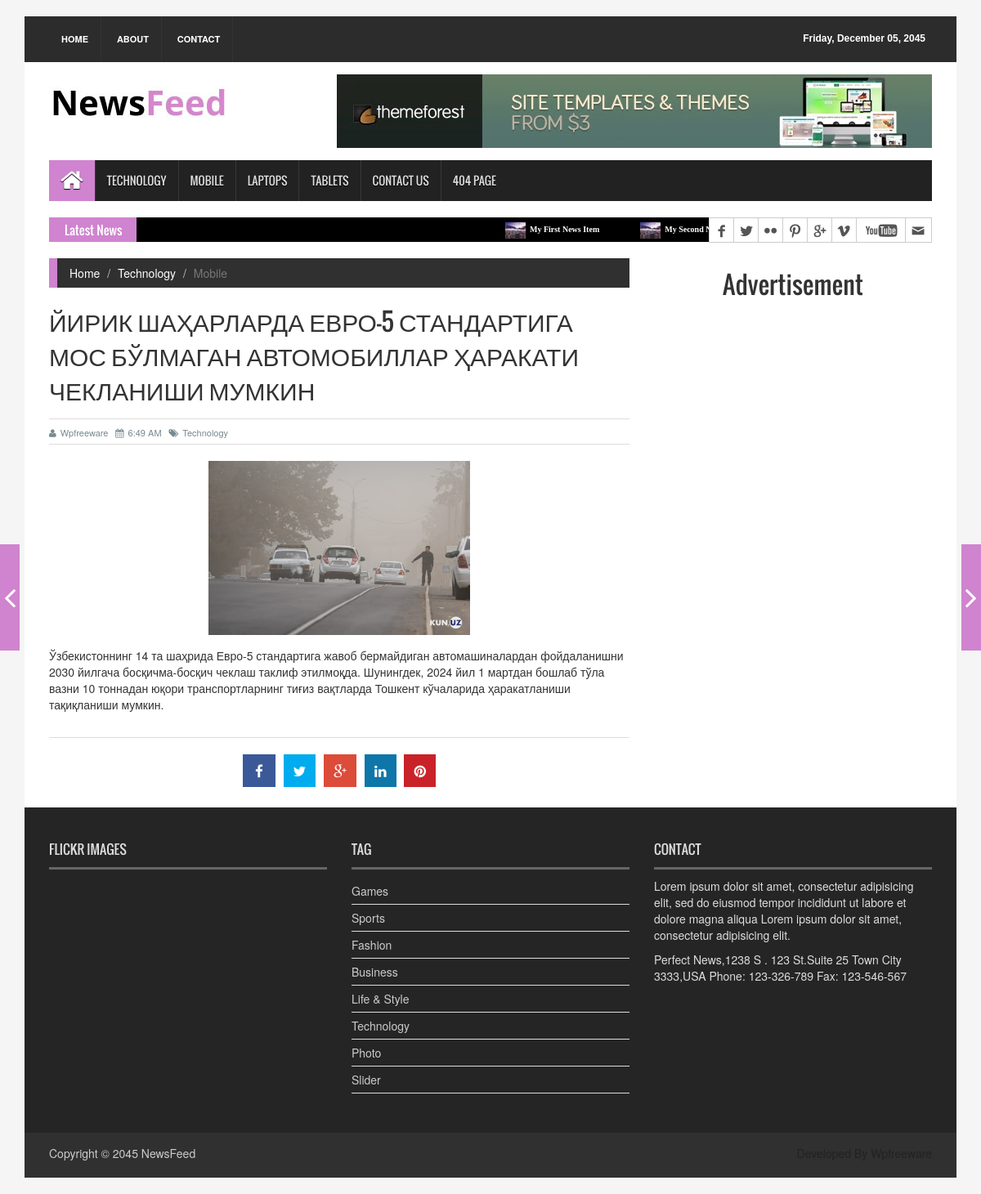
The page /new/1/ on the database its author committed.
### news/models.py (models this page shows, shortened)
class AbstractBaseModel(models.Model):
    created_at = models.DateTimeField(auto_now_add=True)
    updated_at = models.DateTimeField(auto_now=True)
    class Meta:
        abstract = True

class New(AbstractBaseModel):
    title = models.CharField(max_length=100)
    body = models.TextField()
    img = models.ImageField(upload_to='news/')

### news/views.py (the view)
# urls.py: path('new/<int:new_id>/', single_page, name='single_page'),
def single_page(request, new_id):
    new = get_object_or_404(New, pk=new_id)
    return render(request, 'news/single_page.html', {"new": new})

### templates/news/single_page.html (shortened to what this page needs)
{% load static %}
<!DOCTYPE html>
<html>
<head>
<link rel="stylesheet" type="text/css" href="{% static 'news/assets/css/bootstrap.min.css'%}">
<link rel="stylesheet" type="text/css" href="{% static 'news/assets/css/font-awesome.min.css' %}">
<link rel="stylesheet" type="text/css" href="{% static 'news/assets/css/animate.css' %}">
<link rel="stylesheet" type="text/css" href="{% static 'news/assets/css/font.css' %}">
<link rel="stylesheet" type="text/css" href="{% static 'news/assets/css/li-scroller.css' %}">
<link rel="stylesheet" type="text/css" href="{% static 'news/assets/css/slick.css' %}">
<link rel="stylesheet" type="text/css" href="{% static 'news/assets/css/jquery.fancybox.css' %}">
<link rel="stylesheet" type="text/css" href="{% static 'news/assets/css/theme.css' %}">
<link rel="stylesheet" type="text/css" href="{% static 'news/assets/css/style.css' %}">
</head>
<body>
<div class="container">
  <header id="header">
    <div class="row">
      <div class="col-lg-12 col-md-12 col-sm-12">
        <div class="header_top">
          <div class="header_top_left">
            <ul class="top_nav">
              <li><a href="{% url 'news:home_page' %}">Home</a></li>
              <li><a href="#">About</a></li>
              <li><a href="{% url 'news:contact_page' %}">Contact</a></li>
            </ul>
          </div>
          <div class="header_top_right">
            <p>Friday, December 05, 2045</p>
          </div>
        </div>
      </div>
      <div class="col-lg-12 col-md-12 col-sm-12">
        <div class="header_bottom">
          <div class="logo_area"><a href="{% url 'news:home_page' %}" class="logo"><img src="{% static 'news/images/logo.jpg' %}" alt=""></a></div>
          <div class="add_banner"><a href="#"><img src="{% static 'news/images/addbanner_728x90_V1.jpg' %}" alt=""></a></div>
        </div>
      </div>
    </div>
  </header>
  <section id="navArea">
    <nav class="navbar navbar-inverse" role="navigation">
      <div id="navbar" class="navbar-collapse collapse">
        <ul class="nav navbar-nav main_nav">
          <li class="active"><a href="{% url 'news:home_page' %}"><span class="fa fa-home desktop-home"></span><span class="mobile-show">Home</span></a></li>
          <li><a href="#">Technology</a></li>
          <li class="dropdown"> <a href="#" class="dropdown-toggle" data-toggle="dropdown" role="button" aria-expanded="false">Mobile</a>
          </li>
          <li><a href="#">Laptops</a></li>
          <li><a href="#">Tablets</a></li>
          <li><a href="{% url 'news:contact_page' %}">Contact Us</a></li>
          <li><a href="{% url 'news:404_page' %}">404 Page</a></li>
        </ul>
      </div>
    </nav>
  </section>
  <section id="newsSection">
    <div class="row">
      <div class="col-lg-12 col-md-12">
        <div class="latest_newsarea"> <span>Latest News</span>
          <ul id="ticker01" class="news_sticker">
            <li><a href="#"><img src="{% static 'news/images/news_thumbnail3.jpg' %}" alt="">My First News Item</a></li>
            <li><a href="#"><img src="{% static 'news/images/news_thumbnail3.jpg' %}" alt="">My Second News Item</a></li>
            <li><a href="#"><img src="{% static 'news/images/news_thumbnail3.jpg' %}" alt="">My Third News Item</a></li>
            <li><a href="#"><img src="{% static 'news/images/news_thumbnail3.jpg' %}" alt="">My Four News Item</a></li>
          </ul>
          <div class="social_area">
            <ul class="social_nav">
              <li class="facebook"><a href="#"></a></li>
              <li class="twitter"><a href="#"></a></li>
              <li class="flickr"><a href="#"></a></li>
              <li class="pinterest"><a href="#"></a></li>
              <li class="googleplus"><a href="#"></a></li>
              <li class="vimeo"><a href="#"></a></li>
              <li class="youtube"><a href="#"></a></li>
              <li class="mail"><a href="#"></a></li>
            </ul>
          </div>
        </div>
      </div>
    </div>
  </section>
  <section id="contentSection">
    <div class="row">
      <div class="col-lg-8 col-md-8 col-sm-8">
        <div class="left_content">
          <div class="single_page">
            <ol class="breadcrumb">
              <li><a href="{% url 'news:home_page' %}">Home</a></li>
              <li><a href="#">Technology</a></li>
              <li class="active">Mobile</li>
            </ol>
            <h1>{{ new.title }}</h1>
            <div class="post_commentbox"> <a href="#"><i class="fa fa-user"></i>Wpfreeware</a> <span><i class="fa fa-calendar"></i>6:49 AM</span> <a href="#"><i class="fa fa-tags"></i>Technology</a> </div>
            <div class="single_page_content"> <img class="img-center" src="{{ new.img.url }}" alt="">
              <p>{{ new.body }}</p>
            </div>
            <div class="social_link">
              <ul class="sociallink_nav">
                <li><a href="#"><i class="fa fa-facebook"></i></a></li>
                <li><a href="#"><i class="fa fa-twitter"></i></a></li>
                <li><a href="#"><i class="fa fa-google-plus"></i></a></li>
                <li><a href="#"><i class="fa fa-linkedin"></i></a></li>
                <li><a href="#"><i class="fa fa-pinterest"></i></a></li>
              </ul>
            </div>
          </div>
        </div>
      </div>
      <nav class="nav-slit"> <a class="prev" href="#"> <span class="icon-wrap"><i class="fa fa-angle-left"></i></span>
        </a> <a class="next" href="#"> <span class="icon-wrap"><i class="fa fa-angle-right"></i></span>
        </a> </nav>
      <div class="col-lg-4 col-md-4 col-sm-4">
          {% include 'news/advretertise.html' %}
      </div>
    </div>
  </section>
  <footer id="footer">
    <div class="footer_top">
      <div class="row">
        <div class="col-lg-4 col-md-4 col-sm-4">
          <div class="footer_widget wow fadeInLeftBig">
            <h2>Flickr Images</h2>
          </div>
        </div>
        <div class="col-lg-4 col-md-4 col-sm-4">
          <div class="footer_widget wow fadeInDown">
            <h2>Tag</h2>
            <ul class="tag_nav">
              <li><a href="#">Games</a></li>
              <li><a href="#">Sports</a></li>
              <li><a href="#">Fashion</a></li>
              <li><a href="#">Business</a></li>
              <li><a href="#">Life &amp; Style</a></li>
              <li><a href="#">Technology</a></li>
              <li><a href="#">Photo</a></li>
              <li><a href="#">Slider</a></li>
            </ul>
          </div>
        </div>
        <div class="col-lg-4 col-md-4 col-sm-4">
          <div class="footer_widget wow fadeInRightBig">
            <h2>Contact</h2>
            <p>Lorem ipsum dolor sit amet, consectetur adipisicing elit, sed do eiusmod tempor incididunt ut labore et dolore magna aliqua Lorem ipsum dolor sit amet, consectetur adipisicing elit.</p>
            <address>
            Perfect News,1238 S . 123 St.Suite 25 Town City 3333,USA Phone: 123-326-789 Fax: 123-546-567
            </address>
          </div>
        </div>
      </div>
    </div>
    <div class="footer_bottom">
      <p class="copyright">Copyright &copy; 2045 <a href="{% url 'news:home_page' %}">NewsFeed</a></p>
      <p class="developer">Developed By Wpfreeware</p>
    </div>
  </footer>
</div>
</body>
</html>

### news/static/news/assets/css/li-scroller.css (style rules this page uses)
ul.newsticker { position:relative; left:750px; font:bold 10px Verdana; list-style-type:none; margin:0; padding:0 }
ul.newsticker li { float:left; margin:0; padding:0 }
ul.newsticker a { white-space:nowrap; padding:0; color:#fff; margin:0 50px 0 0 }
ul.newsticker a > img { height:20px; margin-right:5px; width:25px }

### news/static/news/assets/css/theme.css (style rules this page uses)
.navbar-inverse .navbar-nav > .active > a, .navbar-inverse .navbar-nav > .active > a:hover, .navbar-inverse .navbar-nav > .active > a:focus { background-color:#d083cf }
.latest_newsarea span { background:none repeat scroll 0 0 #d083cf }
.breadcrumb { border-left:10px solid #d083cf }
.nav-slit .icon-wrap { background-color:#d083cf }

### rows shown on the page
New: title "ЙИРИК ШАҲАРЛАРДА ЕВРО-5 СТАНДАРТИГА МОС БЎЛМАГАН АВТОМОБИЛЛАР ҲАРАКАТИ ЧЕКЛАНИШИ МУМКИН", img (picture), body "Ўзбекистоннинг 14 та шаҳрида Евро-5 стандартига жавоб бермайдиган автомашиналардан фойдаланишни 2030 йилгача босқичма-босқич чеклаш таклиф этилмоқда. Шунингдек, 2024 йил 1 мартдан бошлаб тўла вазни 10 тоннадан юқори транспортларнинг тиғиз вақтларда Тошкент кўчаларида ҳаракатланиши тақиқланиши мумкин."
